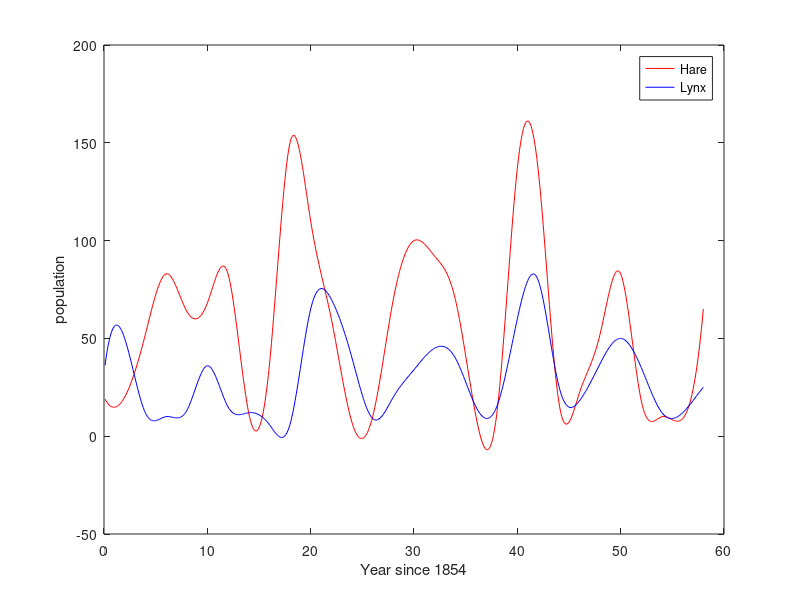
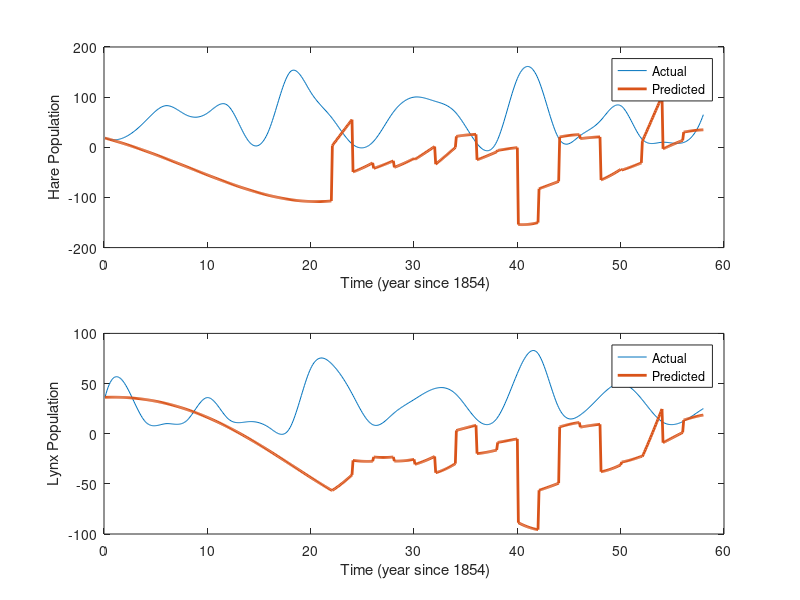
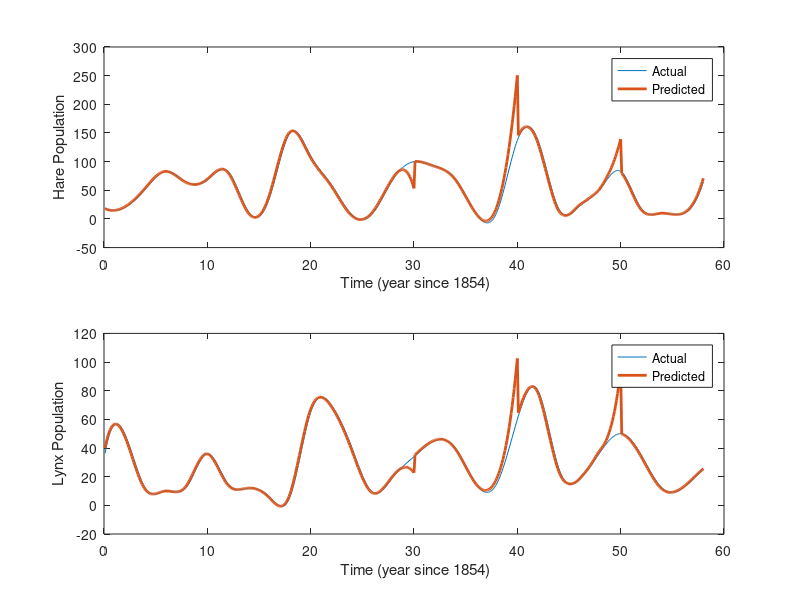
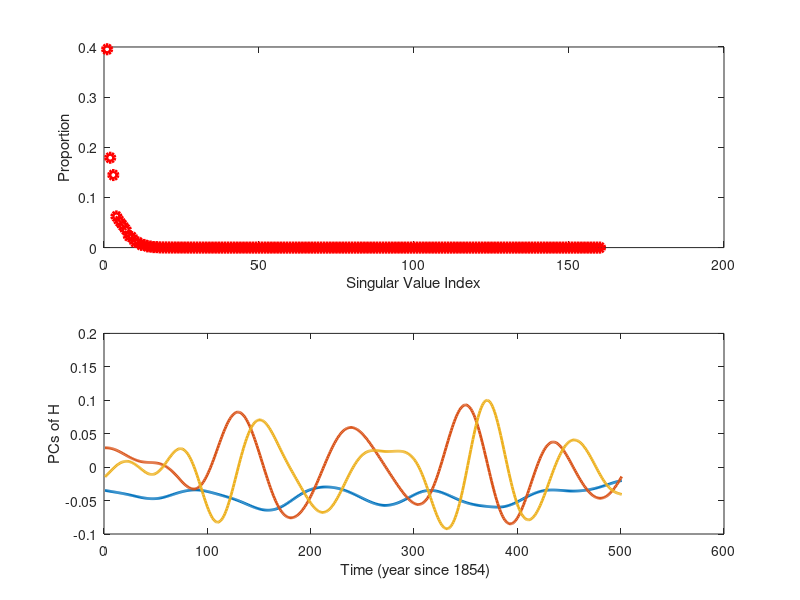

Write MATLAB code to recreate these figures, in order. (Note: this script raises an error after producing the figures.)
%% Setup up data

% X is a 2 by T matrix
%   X(1,:) contains the Hare population over time
%   X(2,:) contains the Lynx population over time

clear all; close all; clc; 
format compact; 

% Construct data matrix X
PH = [20,20,52,83,64,68,83,12,36,150,110,60,7,...   % Hare data
    10,70,100,92, 70,10,11,137,137,18,22,52,83,18,10,9,65];
PL = [32,50,12,10,13,36,15,12,6,6,65,70,40,9,...    % Lynx data
    20,34,45,40,15, 15,60,80,26,18,37,50,35,12,12,25];
P = [PH; PL];

% Spline interpolation for smoother data and more data points
% The performance is better than without it 
year = 0:2:58; % Year since 1854
dt=0.1; t=dt:dt:58; 
X = spline(year,P,t);

% Visualize data
figure; plot(t,X(1,:), 'r'); hold on; plot(t,X(2,:),'b'); hold off;
xlabel('Year since 1854'); ylabel('population'); legend('Hare','Lynx'); 

%% DMD sliding window
% Note, I am using the sliding window approach where within each window, 
% parts of the data is allocated for training and the rest is used for 
% prediction. This gives me better result, perhaps due to the short 
% prediction window. 

% Need overlapping window, because without it the prediction is 
% very discontinuous 

wstep= round(2/dt); % small test window
ws=wstep+round(20/dt); % window size
wstart = 0:wstep:(round(58/dt)-ws); % window starting indices

r=2;    % number of modes, at most 2 b/c U is 2 by 2
u_dmd = zeros(r,round(58/dt)); 

for ii = 1:length(wstart)
    % data length used for training vs data length used for prediction
    if ii==length(wstart) % last window
        ws2 = round(58/dt)-wstart(ii); 
        wtrain = ws - wstep; 
    else
        ws2 = ws; 
        wtrain = ws2 - wstep; 
    end 
    wtest = ws2-wtrain; 
    X1 = X(:,(wstart(ii)+1):(wstart(ii)+wtrain)); 
    X2 = X(:,(wstart(ii)+2):(wstart(ii)+wtrain+1));
    [U2,Sigma2,V2] = svd(X1,'econ'); U=U2(:,1:r); Sigma=Sigma2(1:r,1:r); V=V2(:,1:r);

    % DMD code from the lecture 
    Atilde = U'*X2*V/Sigma;    
    [W,D] = eig(Atilde);    
    Phi = X2*V/Sigma*W;

    mu = diag(D);
    omega = log(mu)/dt;
    omega(real(omega)>0.5)=0.5+...
        1i*imag(omega(real(omega)>0.5)); % clip e-val with large real part
%     disp('The eigen values of the modes are:');
%     disp(omega);

    u0=X1(:,1);     % Now the new y0 has larger dimension
    y0 = Phi\u0;  % pseudo-inverse initial conditions
    u_modes = zeros(r,wtrain);
    for iter = 1:wtrain
         u_modes(:,iter) =(y0.*exp(omega*t(iter)));
    end
    u_dmd_train = Phi*u_modes;
    
    % forecast
    u_modes2 = zeros(r,wtest);
    for iter = 1:wtest
         u_modes2(:,iter) =(y0.*exp(omega*t(iter+wtrain)));
    end
    u_dmd_test = Phi*u_modes2;
    
    % append the window result to the final result 
    if ii ==1 % first window
        u_dmd(:,(wstart(ii)+1):(wstart(ii)+ws2)) = [u_dmd_train u_dmd_test];   
    else
        u_dmd(:,(wstart(ii)+wtrain+1):(wstart(ii)+ws2)) = u_dmd_test; 
    end 
end 

% Comparing the actual data with fitted & predicted modes
figure;
subplot(2,1,1), plot(t,X(1,:),t,u_dmd(1,:),'Linewidth',[2]); 
legend('Actual', 'Predicted'); 
xlabel(' Time (year since 1854)'); ylabel('Hare Population'); 
subplot(2,1,2), plot(t,X(2,:),t,u_dmd(2,:),'Linewidth',[2]);
legend('Actual', 'Predicted'); 
xlabel(' Time (year since 1854)'); ylabel('Lynx Population'); 
set(gcf, 'position', [100 100 450 350]); set(gcf,'color','w');

%% Repeat for Time delay embedding
% first, specify number of delay points, which are set so that modes look 
% somewhat sinusoidal,

dly=8; % number of years to be delayed
wstep= round((dly+2)/dt); % test window slightly higher than dly 
ws=wstep+round(20/dt); % window size

% Construct the Hankel matrix
H=[]; 
for j=1:round(dly/dt)         
  H=[H; X(:,j:round((58-dly)/dt)+j)]; 
end  

wstart = 0:wstep:(round((58-dly)/dt)-ws+wstep); 
r=2*round(dly/dt);    % two variables per delayed points
u_dmd_td = zeros(r,round(58/dt)); 

for ii = 1:length(wstart)
    % data length used for training vs data length used for prediction
    if ii==length(wstart) % last window
        ws2 = round(58/dt)-wstart(ii); 
        wtrain = ws - wstep; 
        wtest = ws2 - wtrain;   % test on wstep + dly points 
    else
        ws2 = ws; 
        wtrain = ws2 - wstep; 
        wtest = wstep;
    end 
    X1 = H(:,(wstart(ii)+1):(wstart(ii)+wtrain)); 
    X2 = H(:,(wstart(ii)+2):(wstart(ii)+wtrain+1));
    [U2,Sigma2,V2] = svd(X1,'econ'); U=U2(:,1:r); Sigma=Sigma2(1:r,1:r); V=V2(:,1:r);

    % DMD code from the lecture 
    Atilde = U'*X2*V/Sigma;    
    [W,D] = eig(Atilde);    
    Phi = X2*V/Sigma*W;

    mu = diag(D);
    omega = log(mu)/dt;
    omega(real(omega)>0.5)=0.5+...
        1i*imag(omega(real(omega)>0.5)); % clip e-val with large real part
%     disp('The eigen values of the modes are:');
%     disp(omega);

    u0=X1(:,1);     % Now the new y0 has larger dimension
    y0 = Phi\u0;  % pseudo-inverse initial conditions
    u_modes = zeros(r,wtrain);
    for iter = 1:wtrain
         u_modes(:,iter) =(y0.*exp(omega*t(iter)));
    end
    u_dmd_train = Phi*u_modes;
    
    % forecast
    u_modes2 = zeros(r,wtest);
    for iter = 1:wtest
         u_modes2(:,iter) =(y0.*exp(omega*t(iter+wtrain)));
    end
    u_dmd_test = Phi*u_modes2;
    
    if ii ==1 % first window
        u_dmd_td(:,(wstart(ii)+1):(wstart(ii)+ws2)) = [u_dmd_train u_dmd_test];   
    else
        u_dmd_td(:,(wstart(ii)+wtrain+1):(wstart(ii)+ws2)) = u_dmd_test; 
    end   
end 

% Compare the actual data with fitted and predicted modes 
figure;
subplot(2,1,1), plot(t,X(1,:),t,u_dmd_td(1,:),'Linewidth',[2]); 
legend('Actual', 'Predicted'); 
xlabel(' Time (year since 1854)'); ylabel('Hare Population'); 
subplot(2,1,2), plot(t,X(2,:),t,u_dmd_td(2,:),'Linewidth',[2]);
legend('Actual', 'Predicted'); 
xlabel(' Time (year since 1854)'); ylabel('Lynx Population'); 
set(gcf, 'position', [100 100 450 350]); set(gcf,'color','w');

% SVD on matrix H to see dimensionality 
[u,s,v]=svd(H,'econ');
figure; subplot(2,1,1), plot(diag(s)/(sum(diag(s))),'ro','Linewidth',[3])
xlabel('Singular Value Index'); ylabel('Proportion'); 
subplot(2,1,2), plot(v(:,1:3),'Linewidth',[2]); 
xlabel(' Time (year since 1854)'); ylabel('PCs of H'); 
set(gcf, 'position', [100 100 450 350]); set(gcf,'color','w');
% Turns out that five modes have relative energy above 0.05
% this implies there may be hidden factors influencing the 
% population dynamics, making low dim model hard to attain 

% Bottom line: with enough time delayed points (so the modes look 
% somewhat linear), the performance is much better than without 
% time delay embedding 

%% KL, AIC BIC
% For hare, KL does not capture the striking improvement from TD, 
% probably b/c KL has the huge caveat of not taken timing into account 
% For lynx, KL does, b/c lots of data outside of the bin 

% First, for the Hare population 
edges=0:15:150;     % bin width 10% of the data range 
KL_H = get_KL(edges, X(1,:), real(u_dmd(:,1))); 
KL_H_td = get_KL(edges, X(1,:), real(u_dmd_td(:,1))); 

% Then Lynx
edges=0:8:80;
KL_L = get_KL(edges, X(2,:), real(u_dmd(:,2))); 
KL_L_td = get_KL(edges, X(2,:), real(u_dmd_td(:,2))); 

% AIC BIC for without time-delay embedding

% First, compute AIC BIC for the Hare population 
[muH,sigH] = normfit(real(u_dmd(:,1)));
logL=sum(log(normpdf(X(1,:),muH,sigH))); 
[aicH, bicH] = aicbic(logL, length(t), length(t)); 

% Then, compute AIC BIC for the Lynx population 
[muL,sigL] = normfit(real(u_dmd(:,2)));
logL=sum(log(normpdf(X(2,:),muL,sigL))); 
[aicL, bicL] = aicbic(logL, length(t), length(t)); 

% AIC BIC for time delayed embedding 

% First, compute AIC BIC for the Hare population 
[muH,sigH] = normfit(real(u_dmd_td(:,1)));
logL=sum(log(normpdf(X(1,:),muH,sigH))); 
[aicHtd, bicHtd] = aicbic(logL, length(t), length(t)); 

% Then, compute AIC BIC for the Lynx population 
[muL,sigL] = normfit(real(u_dmd_td(:,2)));
logL=sum(log(normpdf(X(2,:),muL,sigL))); 
[aicLtd, bicLtd] = aicbic(logL, length(t), length(t)); 

